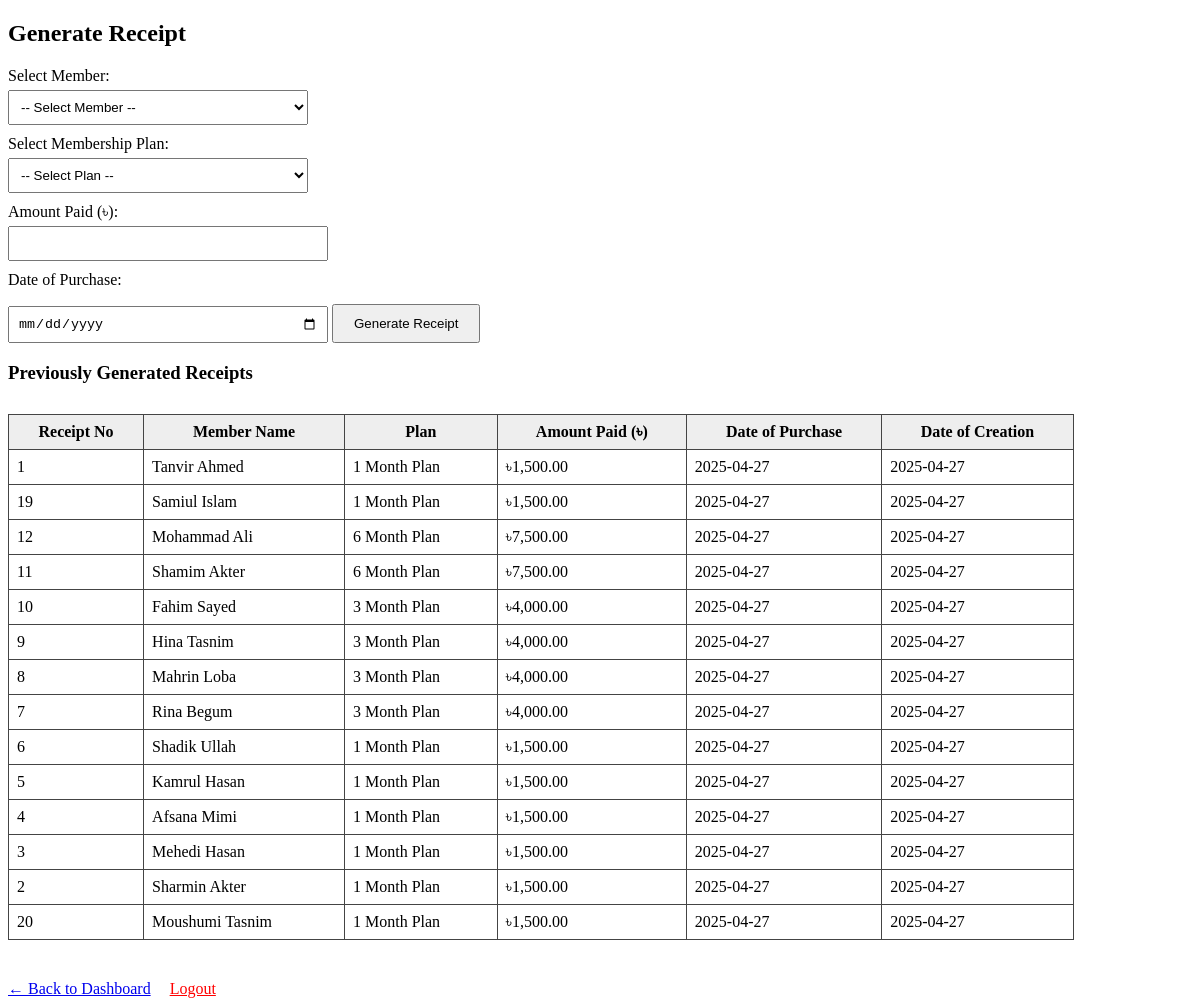
/dashboard/receptionist/generate_receipts.php (signed in), run on the app's committed database.
### tables this page shows
CREATE TABLE `receipt` (
  `Receipt_no` int(11) NOT NULL,
  `Member_id` int(11) DEFAULT NULL,
  `Generated_by` int(11) DEFAULT NULL,
  `Plan_id` int(11) DEFAULT NULL,
  `Amount_paid` decimal(10,2) DEFAULT NULL,
  `Date_of_creation` date DEFAULT NULL,
  `Date_of_purchase` date DEFAULT NULL
);

CREATE TABLE `user` (
  `ID` int(11) NOT NULL,
  `Name` varchar(100) DEFAULT NULL,
  `Email` varchar(255) NOT NULL,
  `Age` int(11) DEFAULT NULL,
  `Gender` enum('Male','Female','Other') DEFAULT NULL,
  `Address` text DEFAULT NULL,
  `Password` varchar(100) DEFAULT NULL,
  `User_type` enum('Admin','Trainer','Receptionist','Member') DEFAULT NULL
);

CREATE TABLE `membership_plan` (
  `Plan_id` int(11) NOT NULL,
  `Name` varchar(100) DEFAULT NULL,
  `Duration` int(11) DEFAULT NULL,
  `Amount` decimal(10,2) DEFAULT NULL,
  `Created_by` int(11) DEFAULT NULL
);

### dashboard/receptionist/generate_receipts.php (the view, shortened to what this page needs)
<?php
require_once('../../includes/db_connect.php');
$receptionist_id = $_SESSION['user_id'] ?? null;
$receipt_query = $conn->prepare("
    SELECT r.Receipt_no, u.Name AS Member_Name, mp.Name AS Plan_Name, r.Amount_paid, r.Date_of_purchase, r.Date_of_creation
    FROM receipt r
    JOIN User u ON r.Member_id = u.ID
    JOIN membership_plan mp ON r.Plan_id = mp.Plan_id
    WHERE r.Generated_by = ?
    ORDER BY r.Date_of_creation DESC
");
$receipt_query->bind_param("i", $receptionist_id);
$receipt_query->execute();
$receipt_result = $receipt_query->get_result();
?>
<!DOCTYPE html>
<html lang="en">
<head>
</head>
<body>
<h2>Generate Receipt</h2>
<form method="POST">
    <label for="member_id">Select Member:</label>
    <select name="member_id" required>
        <option value="">-- Select Member --</option>
    </select>
    <label for="plan_id">Select Membership Plan:</label>
    <select name="plan_id" id="plan_id" onchange="updateAmount()" required>
        <option value="">-- Select Plan --</option>
    </select>
    <label for="amount_paid">Amount Paid (৳):</label>
    <input type="number" step="0.01" name="amount_paid" id="amount_paid" required>
    <label for="date_of_purchase">Date of Purchase:</label>
    <input type="date" name="date_of_purchase" required>
    <button type="submit">Generate Receipt</button>
</form>
<?php if ($receipt_result->num_rows > 0): ?>
    <h3>Previously Generated Receipts</h3>
    <table>
        <tr>
            <th>Receipt No</th>
            <th>Member Name</th>
            <th>Plan</th>
            <th>Amount Paid (৳)</th>
            <th>Date of Purchase</th>
            <th>Date of Creation</th>
        </tr>
        <?php while ($receipt = $receipt_result->fetch_assoc()): ?>
            <tr>
                <td><?= $receipt['Receipt_no'] ?></td>
                <td><?= htmlspecialchars($receipt['Member_Name']) ?></td>
                <td><?= htmlspecialchars($receipt['Plan_Name']) ?></td>
                <td>৳<?= number_format($receipt['Amount_paid'], 2) ?></td>
                <td><?= $receipt['Date_of_purchase'] ?></td>
                <td><?= $receipt['Date_of_creation'] ?></td>
            </tr>
        <?php endwhile; ?>
    </table>
<?php else: ?>
    <p>No receipts generated yet.</p>
<?php endif; ?>
<div class="navigation">
    <a href="receptionist.php">← Back to Dashboard</a>
    <a href="../../logout.php" style="color: red;">Logout</a>
</div>
</body>
</html>

### dashboard/receptionist/generate_receipts.php (style rules this page uses)
label { display: block; margin-top: 10px; }
input, select { width: 300px; padding: 8px; margin-top: 5px; }
button { margin-top: 15px; padding: 10px 20px; }
table { border-collapse: collapse; margin-top: 30px; width: 90%; }
th, td { border: 1px solid #444; padding: 8px; }
th { background-color: #eee; }
.navigation { margin-top: 40px; }
.navigation a { display: inline-block; margin-right: 15px; }

### data on the page
receipt: Receipt_no "1", user.Name "Tanvir Ahmed", Plan.Name "1 Month Plan", Amount_paid "1,500.00", Date_of_purchase "2025-04-27", Date_of_creation "2025-04-27"
receipt: Receipt_no "19", user.Name "Samiul Islam", Plan.Name "1 Month Plan", Amount_paid "1,500.00", Date_of_purchase "2025-04-27", Date_of_creation "2025-04-27"
receipt: Receipt_no "12", user.Name "Mohammad Ali", Plan.Name "6 Month Plan", Amount_paid "7,500.00", Date_of_purchase "2025-04-27", Date_of_creation "2025-04-27"
receipt: Receipt_no "11", user.Name "Shamim Akter", Plan.Name "6 Month Plan", Amount_paid "7,500.00", Date_of_purchase "2025-04-27", Date_of_creation "2025-04-27"
receipt: Receipt_no "10", user.Name "Fahim Sayed", Plan.Name "3 Month Plan", Amount_paid "4,000.00", Date_of_purchase "2025-04-27", Date_of_creation "2025-04-27"
receipt: Receipt_no "9", user.Name "Hina Tasnim", Plan.Name "3 Month Plan", Amount_paid "4,000.00", Date_of_purchase "2025-04-27", Date_of_creation "2025-04-27"
receipt: Receipt_no "8", user.Name "Mahrin Loba", Plan.Name "3 Month Plan", Amount_paid "4,000.00", Date_of_purchase "2025-04-27", Date_of_creation "2025-04-27"
receipt: Receipt_no "7", user.Name "Rina Begum", Plan.Name "3 Month Plan", Amount_paid "4,000.00", Date_of_purchase "2025-04-27", Date_of_creation "2025-04-27"
receipt: Receipt_no "6", user.Name "Shadik Ullah", Plan.Name "1 Month Plan", Amount_paid "1,500.00", Date_of_purchase "2025-04-27", Date_of_creation "2025-04-27"
receipt: Receipt_no "5", user.Name "Kamrul Hasan", Plan.Name "1 Month Plan", Amount_paid "1,500.00", Date_of_purchase "2025-04-27", Date_of_creation "2025-04-27"
receipt: Receipt_no "4", user.Name "Afsana Mimi", Plan.Name "1 Month Plan", Amount_paid "1,500.00", Date_of_purchase "2025-04-27", Date_of_creation "2025-04-27"
receipt: Receipt_no "3", user.Name "Mehedi Hasan", Plan.Name "1 Month Plan", Amount_paid "1,500.00", Date_of_purchase "2025-04-27", Date_of_creation "2025-04-27"
receipt: Receipt_no "2", user.Name "Sharmin Akter", Plan.Name "1 Month Plan", Amount_paid "1,500.00", Date_of_purchase "2025-04-27", Date_of_creation "2025-04-27"
receipt: Receipt_no "20", user.Name "Moushumi Tasnim", Plan.Name "1 Month Plan", Amount_paid "1,500.00", Date_of_purchase "2025-04-27", Date_of_creation "2025-04-27"
